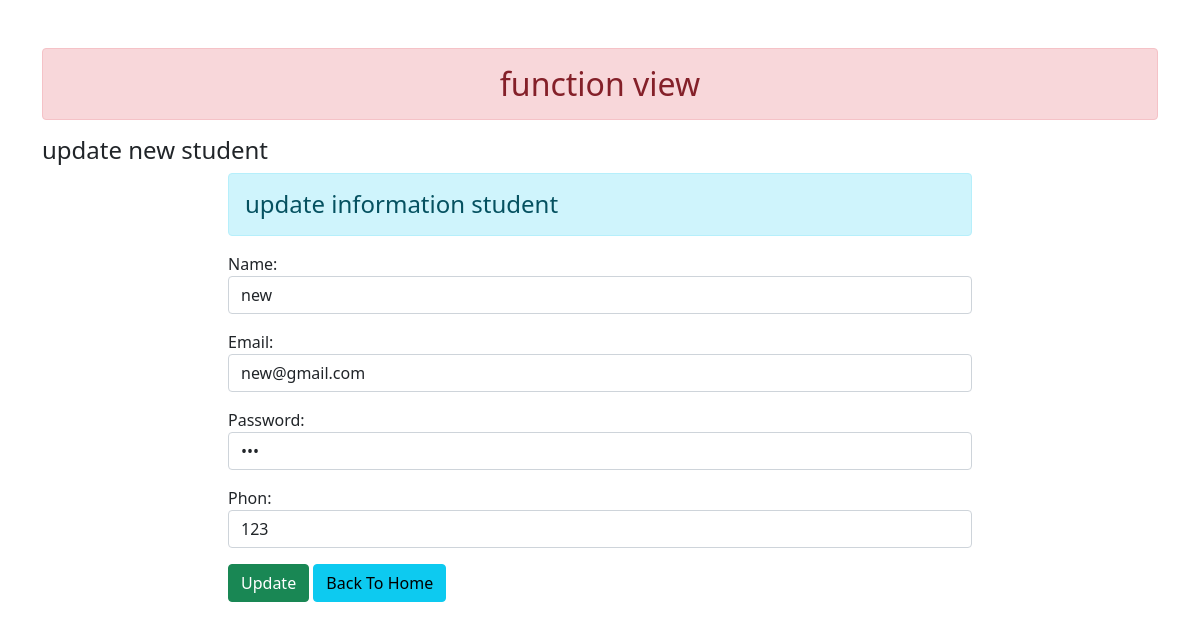
Page /7/ on the committed database.
### enroll/models.py (models this page shows)
class User(models.Model):
    name = models.CharField(max_length=70)
    email = models.EmailField(max_length=100)
    password = models.CharField(max_length=100)
    phon = models.CharField(max_length=15)

### enroll/views.py (the view)
# urls.py: path('<int:id>/',views.update_data,name='updatedata'),
def update_data(request,id):
    if request.method == 'POST':
        pi = User.objects.get(pk=id)
        fm = studentregistration(request.POST, instance=pi)
        if fm.is_valid():
            fm.save()
    else:
        pi = User.objects.get(pk=id)
        fm = studentregistration(instance=pi)
    return render(request,'enroll/updatestudent.html',{'form':fm})

### enroll/forms.py
class studentregistration(forms.ModelForm):
    class Meta:
        model =  User
        fields  = ['name','email' , 'password' , 'phon']
        widgets = {
            'name':forms.TextInput(attrs={'class':'form-control'}),
            'email':forms.EmailInput(attrs={'class':'form-control'}),
            'phon':forms.TextInput(attrs={'class':'form-control'}),
            'password':forms.PasswordInput(render_value=True,attrs={'class':'form-control'}),
        }

### enroll/templates/enroll/updatestudent.html (shortened to what this page needs)
{% extends 'enroll/base.html' %}
{% block content %}
<h4> update new student</h4>
<div class="col-sm-8 offset-2">
    <h4 class="alert alert-info">update information student </h4>
    <form action="" method="post">
        {{ form.as_p }}
        <input type="submit" class="btn btn-success" value="Update">
        <a href="{% url 'addandshow' %}" class="btn btn-info">Back To Home</a>
    </form>
</div>
{% endblock content %}

### rows in the picture
User: name "new", email "new@gmail.com", phon "123"
